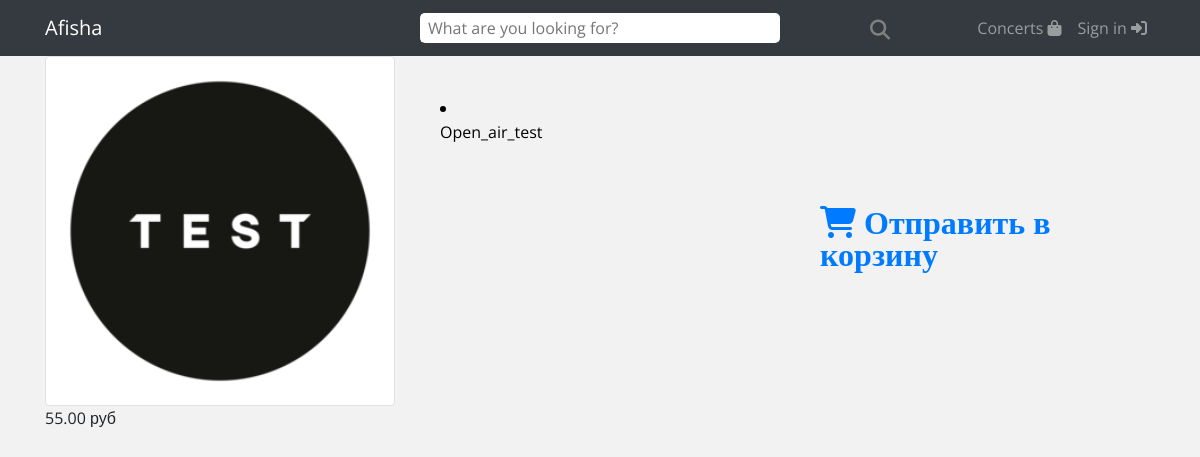
The app's page /product/2 with its own data.
### concert/models.py (models this page shows, shortened)
class Concert(models.Model):
    name = models.CharField(max_length=64, unique=True)
    description = models.TextField(blank=True)
    quantity_tickets = models.PositiveIntegerField(default=100, blank=False)
    price = models.DecimalField(max_digits=8, decimal_places=2, default=0)
    post_image = models.ImageField(upload_to='concerts_images', blank=True, null=True, max_length=500)

### concert/views.py (the view)
# urls.py: path('product/<int:concert_id>', product, name='product'),
def product(request, concert_id):
    item = Concert.objects.get(id=concert_id)
    context = {
        'product': item
    }
    return render(request, 'concerts/product.html', context)

### concert/templates/concerts/product.html (shortened to what this page needs)
{% extends 'concerts/base.html' %}
{% load static %}
{% block css %}
    <link href="{% static 'css/concerts.css' %}" rel="stylesheet">
{% endblock %}
{% block content %}
    <div class="container">
        <div class="row">
            <div class="col-sm-4">
                <img width="400" height="400"
                     src="/media/{{ product.post_image }}"
                     class="img-thumbnail">
                <a  size ="40">
                    {{ product.price }} руб
                </a>
            </div>
            <div class="col-sm-4">
                <li class='col-2'>
                    {{ product.description }}
                </li>
            </div>
            <div class="col-sm-4">
                <a class='col-3' href="{% url 'concerts:basket_add' product.id %}">
                    <i class="fa fa-shopping-cart fa-2x " aria-hidden="true">
                        Отправить в корзину
                    </i>
                </a>
            </div>
        </div>
    </div>
{% endblock %}

### static/css/base.css (style rules this page uses)
body { background: #f2f2f2; font-family: 'Open Sans', sans-serif; }

### static/css/concerts.css (style rules this page uses)
body { padding-top: 56px; }
.col-3 { position: relative; bottom: -150px; }
.col-2 { position: relative; bottom: -40px; color: black; }

### records on screen
Concert: post_image (picture), price "55.00", description "Open_air_test"
